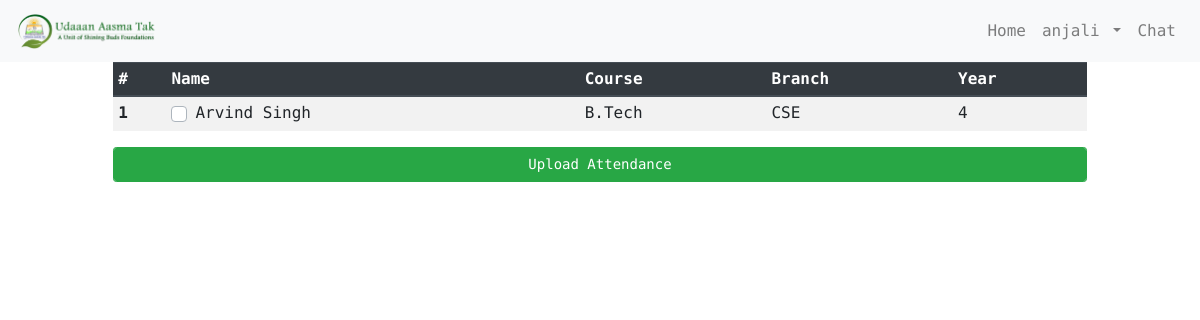
/attendancecreate (signed in), run on the app's committed database.
### members/models.py (models this page shows, shortened)
class GLAMember(models.Model):
  gender_choices = (
    ("",""),
    ('Male','Male'),
    ('Female','Female'),
    ('Other','Other')
  )
  user = models.OneToOneField(User, on_delete=models.CASCADE,null=True)
  username  = models.CharField(max_length=50,null=True,help_text='your username,non-editable')
  name      = models.CharField(max_length=50,null=True,help_text='your full name')
  gender    = models.CharField(max_length=8,choices=gender_choices,null=True,help_text='select your gender')
  dob       = models.DateField(null=True,auto_now=False, auto_now_add=False,help_text='DOB: mm-dd-yyyy')
  email     = models.EmailField(max_length=50,null=True,help_text='your GLA email id')
  phone_regex = RegexValidator(regex=r'^\+?1?\d{9,13}$',
            message="Phone number must be entered in the format: +91xxxxxxxxxx")
  phone = models.CharField(validators=[phone_regex], max_length=13, blank=True,help_text='+91xxxxxxxxxx') # validators should be a list
  state = models.ForeignKey(State,null=True, on_delete=models.CASCADE,help_text='select state')
  city = models.ForeignKey(City,null=True, on_delete=models.CASCADE,help_text='select city')
  course = models.ForeignKey(Course,null=True, on_delete=models.CASCADE, help_text='select course')
  branch  = models.ForeignKey(Branch,null=True, on_delete=models.CASCADE,help_text='select Branch')
  year = models.IntegerField(null=True,choices=(("",""),(1,1),(2,2),(3,3),(4,4)),help_text='select year')
  rollno = models.IntegerField(null=True,help_text='university roll no')
  joined_in = models.DateField(null=True,auto_now=False, auto_now_add=False,help_text='date of joining Udaaan')
  working_days = models.IntegerField(default=0,null=True,blank=True,help_text='non-editable')
  preferred_days = models.ManyToManyField(Day,help_text='select days you want to work on')
  photo = models.ImageField(upload_to=store_file_name,null=True,help_text='your profile photo')
  def __str__(self):
    return self.username
  @property
  def ismoderator(self):
    return self.user.groups.filter(name='Moderators').exists()
  class Meta:
    verbose_name = 'GLA Member'
    verbose_name_plural = 'GLA Members'

class Course(models.Model):
  course_choices = (
    ('B.Tech','B.Tech'),
    ('M.Tech','M.Tech'),
    ('bphrama','B.Pharma'),
    ('mpharma','M.Pharma'),
    ('biotech','Biotech'),
    ('bba','BBA'),
    ('mba','MBA'),
    ('bca','BCA'),
    ('mca','MCA'),
    ('polytechnic','Polytechnic')
  )
  duration_choices = (
    (1,'1 year'),
    (2,'2 years'),
    (3,'3 years'),
    (4,'4 years')
  )
  course =  models.CharField(
                max_length=50,
                choices=course_choices,
                default='btech',
                blank=False,
                unique=True)
  duration = models.IntegerField(null=True,choices=duration_choices)
  class Meta:
    verbose_name = 'Course'
    verbose_name_plural = 'Courses'
  def __str__(self):
      return self.course

class Branch(models.Model):
  branch = models.CharField(
           max_length=50,
           blank=False,
           unique=False)
  course = models.ForeignKey(Course, on_delete=models.CASCADE)
  def __str__(self):
      return self.branch
  class Meta:
    verbose_name = 'Branch'
    verbose_name_plural = 'Branches'

### attendance/views.py (the view)
# urls.py: path('attendancecreate',AttendanceCreate.as_view(),name='attendancecreate'),
class AttendanceCreate(LoginRequiredMixin,PermissionRequiredMixin,CreateView):
  login_url = reverse_lazy('login')
  permission_required = ('attendance.add_attendance')
  model = Attendance
  form_class = AttendanceForm
  template_name = 'attendancecreate.htm'
  def get(self,request,*args,**kwargs):
    return super().get(request,*args,**kwargs)
  def get_form(self,*args,**kwargs):
    form = super().get_form(*args,**kwargs)
    members = Day.objects.filter(day=dt.today().strftime("%A")).first().glamember_set.all().order_by('year')
    form.fields['members'].queryset = members
    return form

### attendance/templates/attendancecreate.htm (shortened to what this page needs)
{% extends 'base.htm' %}
{% block content %}
<div class='row no-gutters'>
   <div class='col-sm-12'>
      <form method="POST">{% csrf_token %}
         <div class="form-row no-gutters">
            <div class="col-md-10 offset-md-1 col-sm-12">
               <div class="table-responsive-sm">
                  <table class="table table-sm table-striped table-hover">
                     <thead class="thead-dark">
                        <tr>
                           <th scope="col">#</th>
                           <th scope="col">Name</th>
                           <th scope="col">Course</th>
                           <th scope="col">Branch</th>
                           <th scope="col">Year</th>
                        </tr>
                     </thead>
                     <tbody>
                        {% for member in form.fields.members.choices.queryset %}
                        <tr>
                           <th scope="row">{{ forloop.counter }}</th>
                           <td>
                              <div class="custom-control custom-checkbox">
                                 <label for='{{ member.id }}' class="custom-control-label">{{ member.name }} </label>
                              </div>
                           </td>
                           <td> {{ member.course }} </td>
                           <td> {{ member.branch }} </td>
                           <td> {{ member.year }} </td>
                        </tr>
                     {% endfor %}
                     </tbody>
                  </table>
               </div>
            </div>
         </div>
         <div class="form-row no-gutters">
            <div class="col-md-10 offset-md-1 col-sm-12">
               <button type="submit" class="btn btn-sm btn-success form-control">Upload Attendance</button>
            </div>
         </div>
      </form>
   </div>
</div>
{% endblock content %}

### templates/snippets/navbar.htm (shortened to what this page needs)
{% load static %}
<nav class="navbar navbar-expand-sm navbar-light bg-light">
  <a class="navbar-brand" href="{% url 'home' %}">
    <img src='{% static "img/logo.png" %}'>
  </a>
  <div class="collapse navbar-collapse" id="navbarSupportedContent">
    <ul class="navbar-nav ml-auto">
      <li class="nav-item">
        <a class="nav-link" href="{% url 'home' %}">Home</a>
      </li>
      {% if request.user.is_authenticated %}
        <li class="nav-item dropdown mr-auto">
          <a class="nav-link dropdown-toggle" href="#" id="navbarDropdown" role="button" data-toggle="dropdown" aria-haspopup="true" aria-expanded="false">
            {{ request.user }}
          </a>
        </li>
      {% endif %}
      <li class="nav-item">
        <a class="nav-link" href="{% url 'home' %}">Chat</a>
      </li>
    </ul>
  </div>
</nav>

### templates/base.htm (style rules this page uses)
body { font-family: 'Roboto Mono', monospace; font-size: 16px; line-height:1.4; width: 100%; height: 100%; margin: 0; font-weight: 400; -webkit-font-smoothing: antialiased; -moz-osx-font-smoothing: grayscale; word-wrap: break-word; color: #000; background: #fff; }
.navbar .navbar-brand img { width:auto; height: 36px; }

### data on the page
GLAMember: name "Arvind Singh", course "B.Tech", branch "CSE", year "4"

### other printed values
{{ request.user }} "anjali"
